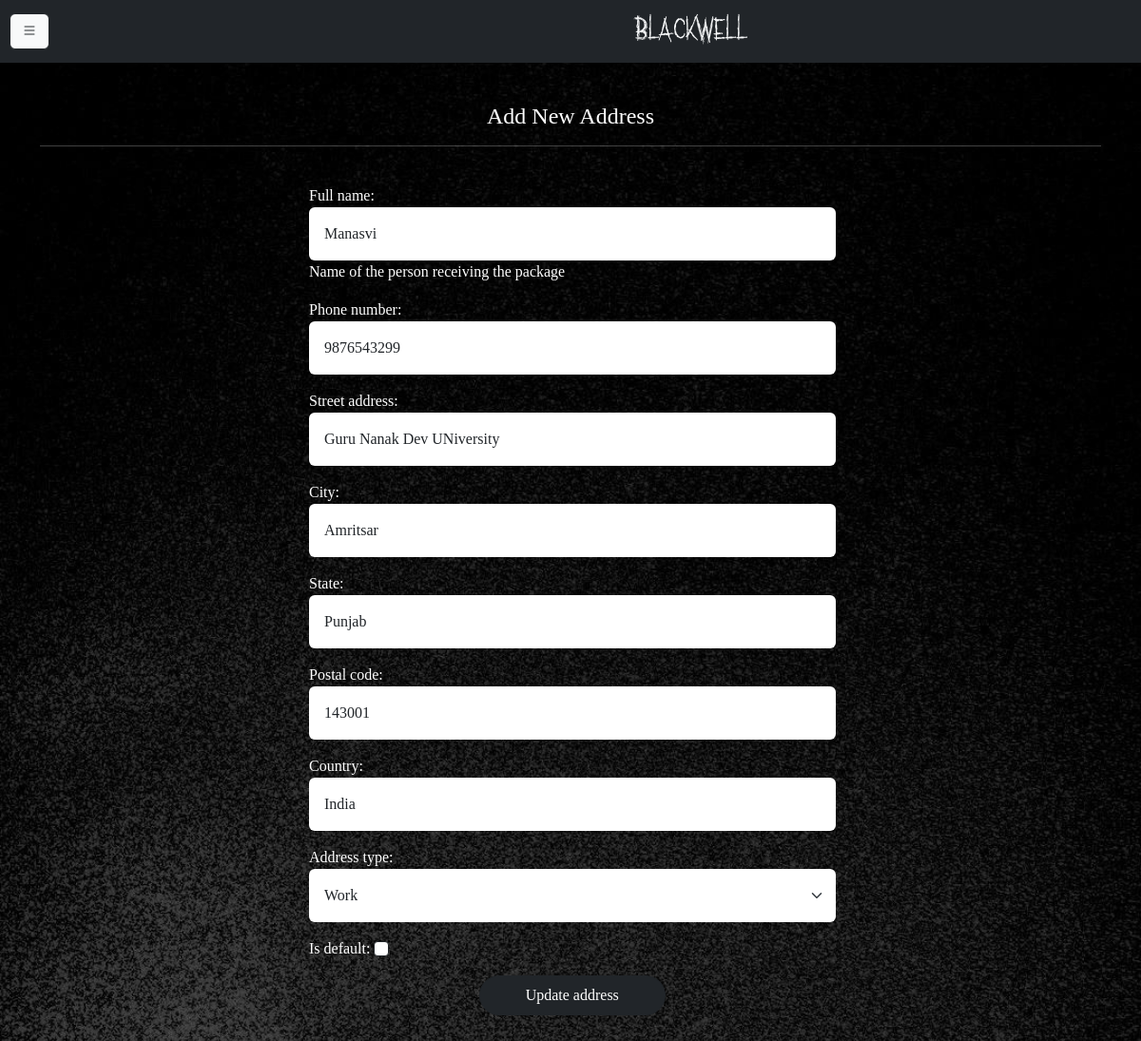
The page /user/updateaddress/2 on the database its author committed.
### user/models.py (models this page shows, shortened)
class Address(models.Model):
    ADDRESS_TYPE_CHOICES = [
        ('Home', 'Home'),
        ('Work', 'Work'),
        ('Other', 'Other'),
    ]
    user = models.ForeignKey(User, on_delete=models.CASCADE, related_name='addresses')
    full_name = models.CharField(max_length=100, help_text="Name of the person receiving the package")
    phone_number = models.CharField(max_length=15)
    street_address = models.CharField(max_length=255) # House No, Street, Colony
    city = models.CharField(max_length=100)
    state = models.CharField(max_length=100)
    postal_code = models.CharField(max_length=20)     # Zip/Pin Code
    country = models.CharField(max_length=100, default='India')
    address_type = models.CharField(max_length=10, choices=ADDRESS_TYPE_CHOICES, default='Home')
    is_default = models.BooleanField(default=False)
    class Meta:
        verbose_name_plural = "Addresses"

### user/views.py (the view)
# urls.py: path('updateaddress/<pk>',views.update_address.as_view(),name='updateaddress'),
class update_address(SuccessMessageMixin,UpdateView):
    model=Address
    success_url = reverse_lazy('listaddress')
    template_name = 'address_form.html'
    form_class = AddressForm
    success_message="Address was updated successfully"

### app/context_processors.py (called while the page is built)
def productCategory(request):
    return {'categories':ProductCategory.objects.all()}

### user/templates/address_form.html (shortened to what this page needs)
{% extends 'userbase.html' %}
{% block content %}
{% load static %}
<div class="container py-5">
    <h4 class="text-center">Add New Address</h4>
            <hr>
    <div class="row justify-content-center">
        <div class="col-10" style="padding-left: 200px;">
            <form action="" method="post" enctype="multipart/form-data" class="w-75 my-4">
                {{form.as_p}}
                <div class="text-center">
                <button class="btn btn-dark bg-theme-dark p-2 px-5 rounded-pill">
                    {% if request.path == "/user/addaddress/" %}
                    Save{% else %} Update {% endif %} address
                </button>
                </div>
            </form>
            </div>
        </div>
    </div>
</div>
{% endblock %}

### static/css/style.css (style rules this page uses)
body { font-family: morlique; background-image: url('../images/bg.JPG'); background-repeat: no-repeat; background-size: cover; color: white; }

### rows shown on the page
Address: full_name "Manasvi", phone_number "9876543299", street_address "Guru Nanak Dev UNiversity", city "Amritsar", state "Punjab", postal_code "143001", country "India", address_type "Work"
